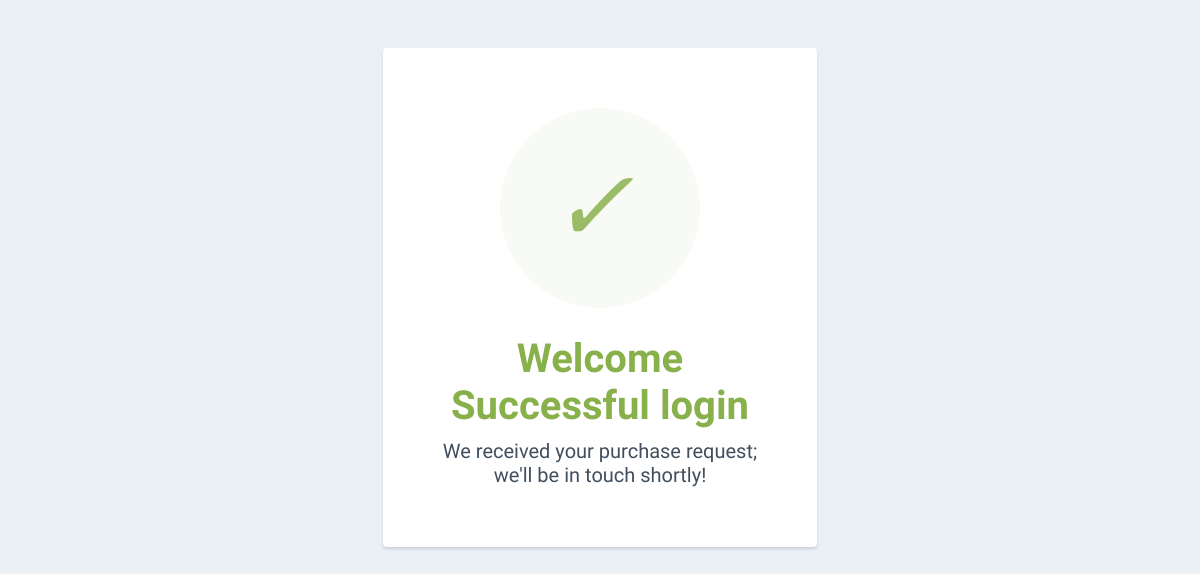
Before: /success?user_id=f40efbcd-23af-4ca9-b851-f09d27106406 with the older database file.
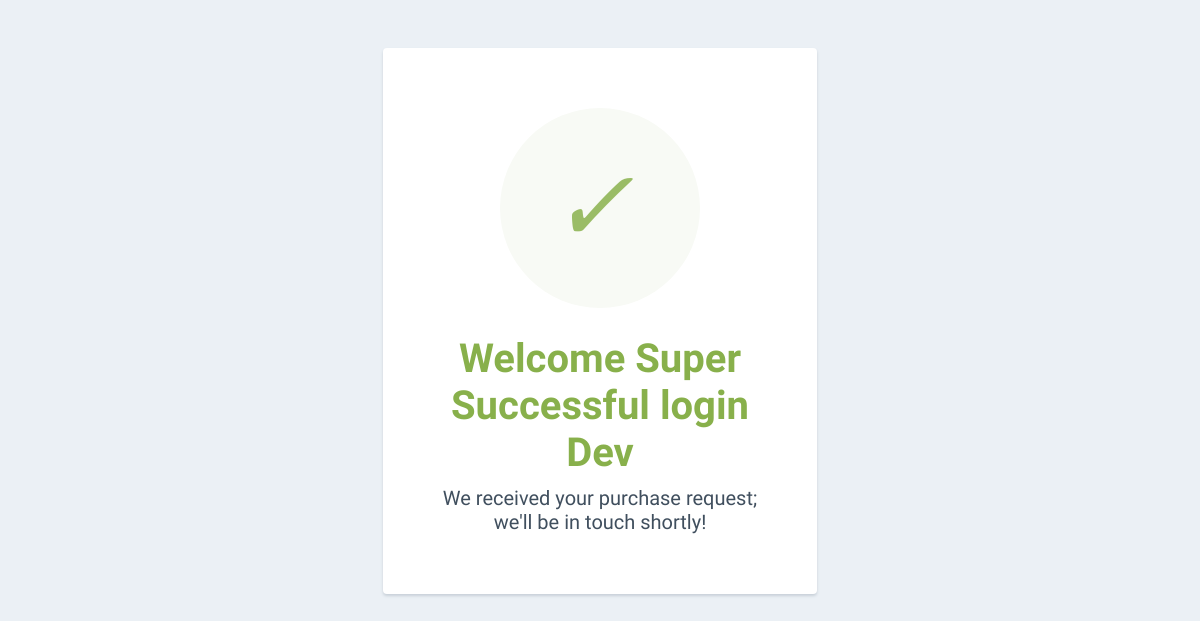
After: the same page with the newer database file.
### models/user.py (models this page shows, shortened)
class User(BaseModel, Base):
    __tablename__ = "user"
    email = Column(String(128), nullable=False)
    first_name = Column(String(128), nullable=False)
    last_name = Column(String(128), nullable=False)
    middle_name = Column(String(128), nullable=True)
    password = Column(String(128), nullable=False)
    role = Column(String(128), nullable=False)
    task = relationship("Task", backref="user", cascade="all, delete, delete-orphan", passive_deletes=True)

### web_dynamic/td.py (the view)
@app.route('/success', strict_slashes=False)
def success():
    """Render the success page based on the user properties"""
    from models.user import User
    user_id = request.args.get('user_id')
    if not user_id:
        return jsonify({"error": "User not found"}), 404
    user = storage.get(User, user_id)
    return render_template('success.html', user=user)

### models/engine/db_storage.py (called while the page is built)
    def all(self, cls=None):
        new_dict = {}
        for clss in clx:
            if cls is None or cls is clx[clss] or cls is clss:
                objs = self.__session.query(clx[clss]).all()
                for obj in objs:
                    key = obj.__class__.__name__ + "." + obj.id
                    new_dict[key] = obj
        return new_dict

    def close(self):
        if self.__session:
            self.__session.remove()

    def get(self, cls, idx):
        if cls and idx:
            key_name = "{}.{}".format(cls.__name__, idx)
            return self.all(cls).get(key_name)
        return None

### web_dynamic/td.py (called while the page is built)
@app.teardown_appcontext
def teardown_db(exception):
    storage.close()

### web_dynamic/templates/success.html (shortened to what this page needs)
<html>
  <head>
  </head>
    <body>
      <div class="card">
      <div style="border-radius:200px; height:200px; width:200px; background: #F8FAF5; margin:0 auto;">
        <i class="checkmark">✓</i>
      </div>
        <h1>Welcome {{ user.first_name }} <br/> Successful login <br/> {{ user.last_name }}</h1>
        <p>We received your purchase request;<br/> we'll be in touch shortly!</p>
      </div>
    </body>
</html>

### web_dynamic/templates/success.html (style rules this page uses)
body { text-align: center; padding: 40px 0; background: #EBF0F5; }
h1 { color: #88B04B; font-family: "Nunito Sans", "Helvetica Neue", sans-serif; font-weight: 900; font-size: 40px; margin-bottom: 10px; }
p { color: #404F5E; font-family: "Nunito Sans", "Helvetica Neue", sans-serif; font-size:20px; margin: 0; }
i { color: #9ABC66; font-size: 100px; line-height: 200px; margin-left:-15px; }
.card { background: white; padding: 60px; border-radius: 4px; box-shadow: 0 2px 3px #C8D0D8; display: inline-block; margin: 0 auto; }

Changed rows visible on the page:
added User: first_name "Super", last_name "Dev"
